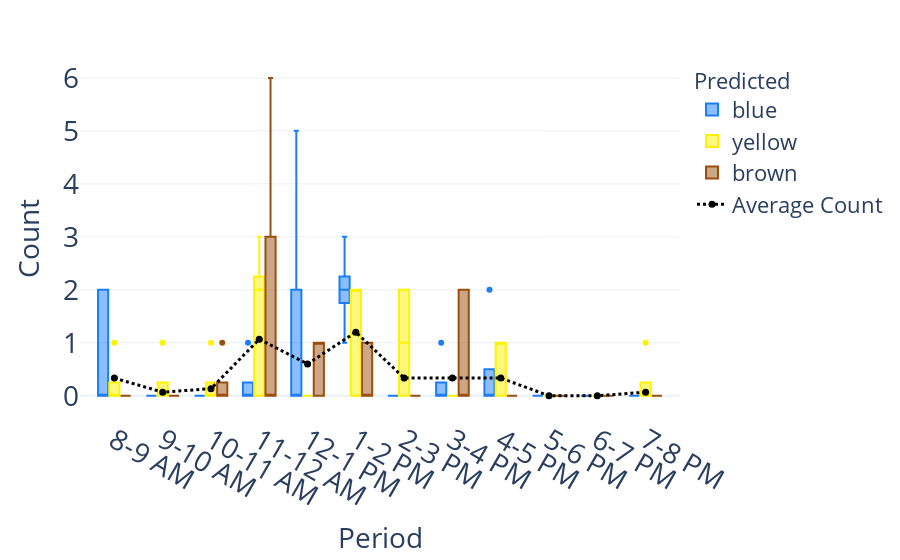

Notebook code cell kept with this figure:
### Code cell
#to df 
average_counts = df_time.groupby('period')['count'].mean()
average_counts = average_counts.to_dict()
#dict to df
df_average_counts = pd.DataFrame(average_counts.items(), columns=['period', 'average_count'])
df_average_counts["hour"] = df_average_counts["period"].map(time_dicc_reverse)
#sort by hour
df_average_counts = df_average_counts.sort_values(by=['hour'], ascending=True)
df_average_counts


# Define a custom color palette for Plotly
custom_palette = {
    "blue": "#1b7ef7",
    "yellow": "#fff200",
    "brown": "#9b4f0f",
}


# Create the Plotly boxplot
fig = px.box(
    df_time,
    x='period',
    y='count',
    color='person_thrown',
    color_discrete_map=custom_palette,
    template='plotly_white',
)

# Add a line trace for the average counts
fig.add_trace(
    go.Scatter(
        x=  df_average_counts["period"],  # Periods on the x-axis
        y= df_average_counts["average_count"],  # Average counts on the y-axis
        mode='lines+markers',  # Line with markers
        name='Average Count',
        line=dict(color='black', width=3, dash='dot'),  # Custom line style
        marker=dict(size=7, color='black'),
        connectgaps=False,  # Ensures no connection between non-consecutive points

    )
)

# Update layout for improved aesthetics and spacing
fig.update_layout(
    title=dict(font=dict(size=24), x=0.5),
    xaxis=dict(
        title="Period",
        titlefont=dict(size=28),
        tickfont=dict(size=28),
        tickangle=30,
    ),
    yaxis=dict(
        title="Count",
        titlefont=dict(size=28),
        tickfont=dict(size=28),
        automargin=True,  # Adjusts spacing dynamically
        #tickmode='linear',  # Ensures evenly spaced ticks
        dtick=[1,4],  # Adjust as needed for closer spacing
    ),
    legend=dict(
        title="Predicted",
        title_font=dict(size=22),
        font=dict(size=22),
    ),
    boxmode='group',
    boxgap=0.3,
    boxgroupgap=0.1,
)

# Show the interactive boxplot
fig.show()

### Figure 1 — Plotly figure (JSON) as saved in the notebook; plotly's stock layout.template omitted (floating-point values rounded to 4 significant figures)
{"data": [{"alignmentgroup": "True", "hovertemplate": "person_thrown=blue<br>period=%{x}<br>count=%{y}<extra></extra>", "legendgroup": "blue", "marker": {"color": "#1b7ef7"}, "name": "blue", "notched": false, "offsetgroup": "blue", "orientation": "v", "showlegend": true, "type": "box", "x": ["8-9 AM", "9-10 AM", "10-11 AM", "11-12 AM", "12-1 PM", "1-2 PM", "2-3 PM", "3-4 PM", "4-5 PM", "5-6 PM", "6-7 PM", "7-8 PM", "8-9 AM", "9-10 AM", "10-11 AM", "11-12 AM", "12-1 PM", "1-2 PM", "2-3 PM", "3-4 PM", "4-5 PM", "5-6 PM", "6-7 PM", "7-8 PM", "8-9 AM", "9-10 AM", "10-11 AM", "11-12 AM", "12-1 PM", "1-2 PM", "2-3 PM", "3-4 PM", "4-5 PM", "5-6 PM", "6-7 PM", "7-8 PM", "8-9 AM", "9-10 AM", "10-11 AM", "11-12 AM", "12-1 PM", "1-2 PM", "2-3 PM", "3-4 PM", "4-5 PM", "5-6 PM", "6-7 PM", "7-8 PM", "8-9 AM", "9-10 AM", "10-11 AM", "11-12 AM", "12-1 PM", "1-2 PM", "2-3 PM", "3-4 PM", "4-5 PM", "5-6 PM", "6-7 PM", "7-8 PM"], "x0": " ", "xaxis": "x", "y": [2, 0, 0, 0, 0, 2, 0, 0, 0, 0, 0, 0, 0, 0, 0, 0, 0, 1, 0, 0, 0, 0, 0, 0, 0, 0, 0, 1, 1, 3, 0, 1, 2, 0, 0, 0, 0, 0, 0, 0, 5, 2, 0, 0, 0, 0, 0, 0, 2, 0, 0, 0, 0, 2, 0, 0, 0, 0, 0, 0], "y0": " ", "yaxis": "y"}, {"alignmentgroup": "True", "hovertemplate": "person_thrown=yellow<br>period=%{x}<br>count=%{y}<extra></extra>", "legendgroup": "yellow", "marker": {"color": "#fff200"}, "name": "yellow", "notched": false, "offsetgroup": "yellow", "orientation": "v", "showlegend": true, "type": "box", "x": ["8-9 AM", "9-10 AM", "10-11 AM", "11-12 AM", "12-1 PM", "1-2 PM", "2-3 PM", "3-4 PM", "4-5 PM", "5-6 PM", "6-7 PM", "7-8 PM", "8-9 AM", "9-10 AM", "10-11 AM", "11-12 AM", "12-1 PM", "1-2 PM", "2-3 PM", "3-4 PM", "4-5 PM", "5-6 PM", "6-7 PM", "7-8 PM", "8-9 AM", "9-10 AM", "10-11 AM", "11-12 AM", "12-1 PM", "1-2 PM", "2-3 PM", "3-4 PM", "4-5 PM", "5-6 PM", "6-7 PM", "7-8 PM", "8-9 AM", "9-10 AM", "10-11 AM", "11-12 AM", "12-1 PM", "1-2 PM", "2-3 PM", "3-4 PM", "4-5 PM", "5-6 PM", "6-7 PM", "7-8 PM", "8-9 AM", "9-10 AM", "10-11 AM", "11-12 AM", "12-1 PM", "1-2 PM", "2-3 PM", "3-4 PM", "4-5 PM", "5-6 PM", "6-7 PM", "7-8 PM"], "x0": " ", "xaxis": "x", "y": [0, 0, 0, 0, 0, 2, 0, 0, 0, 0, 0, 0, 0, 0, 1, 3, 0, 2, 1, 0, 1, 0, 0, 1, 0, 0, 0, 2, 0, 0, 2, 0, 1, 0, 0, 0, 1, 1, 0, 2, 0, 0, 2, 0, 1, 0, 0, 0, 0, 0, 0, 0, 0, 2, 0, 0, 0, 0, 0, 0], "y0": " ", "yaxis": "y"}, {"alignmentgroup": "True", "hovertemplate": "person_thrown=brown<br>period=%{x}<br>count=%{y}<extra></extra>", "legendgroup": "brown", "marker": {"color": "#9b4f0f"}, "name": "brown", "notched": false, "offsetgroup": "brown", "orientation": "v", "showlegend": true, "type": "box", "x": ["8-9 AM", "9-10 AM", "10-11 AM", "11-12 AM", "12-1 PM", "1-2 PM", "2-3 PM", "3-4 PM", "4-5 PM", "5-6 PM", "6-7 PM", "7-8 PM", "8-9 AM", "9-10 AM", "10-11 AM", "11-12 AM", "12-1 PM", "1-2 PM", "2-3 PM", "3-4 PM", "4-5 PM", "5-6 PM", "6-7 PM", "7-8 PM", "8-9 AM", "9-10 AM", "10-11 AM", "11-12 AM", "12-1 PM", "1-2 PM", "2-3 PM", "3-4 PM", "4-5 PM", "5-6 PM", "6-7 PM", "7-8 PM", "8-9 AM", "9-10 AM", "10-11 AM", "11-12 AM", "12-1 PM", "1-2 PM", "2-3 PM", "3-4 PM", "4-5 PM", "5-6 PM", "6-7 PM", "7-8 PM", "8-9 AM", "9-10 AM", "10-11 AM", "11-12 AM", "12-1 PM", "1-2 PM", "2-3 PM", "3-4 PM", "4-5 PM", "5-6 PM", "6-7 PM", "7-8 PM"], "x0": " ", "xaxis": "x", "y": [0, 0, 0, 0, 1, 0, 0, 2, 0, 0, 0, 0, 0, 0, 0, 6, 0, 1, 0, 0, 0, 0, 0, 0, 0, 0, 0, 2, 1, 1, 0, 0, 0, 0, 0, 0, 0, 0, 1, 0, 0, 0, 0, 0, 0, 0, 0, 0, 0, 0, 0, 0, 1, 0, 0, 2, 0, 0, 0, 0], "y0": " ", "yaxis": "y"}, {"connectgaps": false, "line": {"color": "black", "dash": "dot", "width": 3}, "marker": {"color": "black", "size": 7}, "mode": "lines+markers", "name": "Average Count", "type": "scatter", "x": ["8-9 AM", "9-10 AM", "10-11 AM", "11-12 AM", "12-1 PM", "1-2 PM", "2-3 PM", "3-4 PM", "4-5 PM", "5-6 PM", "6-7 PM", "7-8 PM"], "y": [0.3333, 0.06667, 0.1333, 1.067, 0.6, 1.2, 0.3333, 0.3333, 0.3333, 0, 0, 0.06667]}], "layout": {"boxgap": 0.3, "boxgroupgap": 0.1, "boxmode": "group", "legend": {"font": {"size": 22}, "title": {"font": {"size": 22}, "text": "Predicted"}, "tracegroupgap": 0}, "margin": {"t": 60}, "title": {"font": {"size": 24}, "x": 0.5}, "xaxis": {"anchor": "y", "domain": [0, 1], "tickangle": 30, "tickfont": {"size": 28}, "title": {"font": {"size": 28}, "text": "Period"}}, "yaxis": {"anchor": "x", "automargin": true, "domain": [0, 1], "dtick": [1, 4], "tickfont": {"size": 28}, "title": {"font": {"size": 28}, "text": "Count"}}}}
